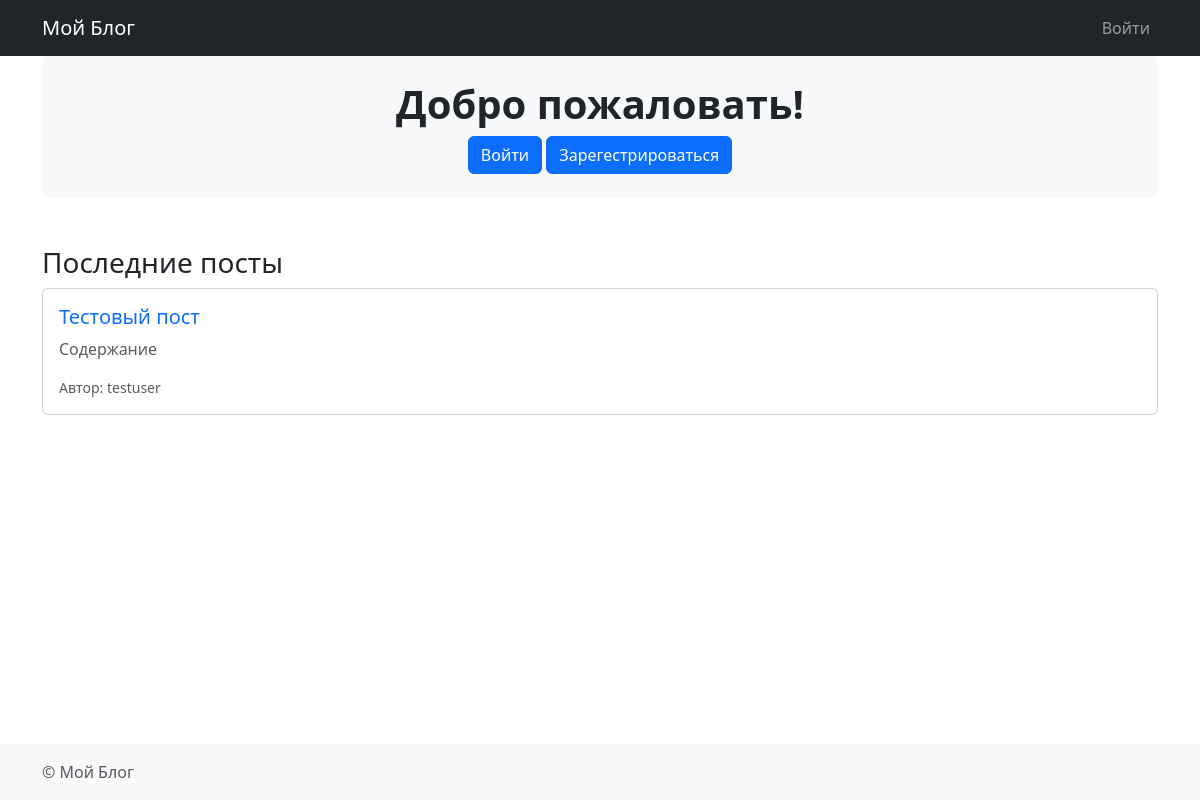
The app's page /, older data.
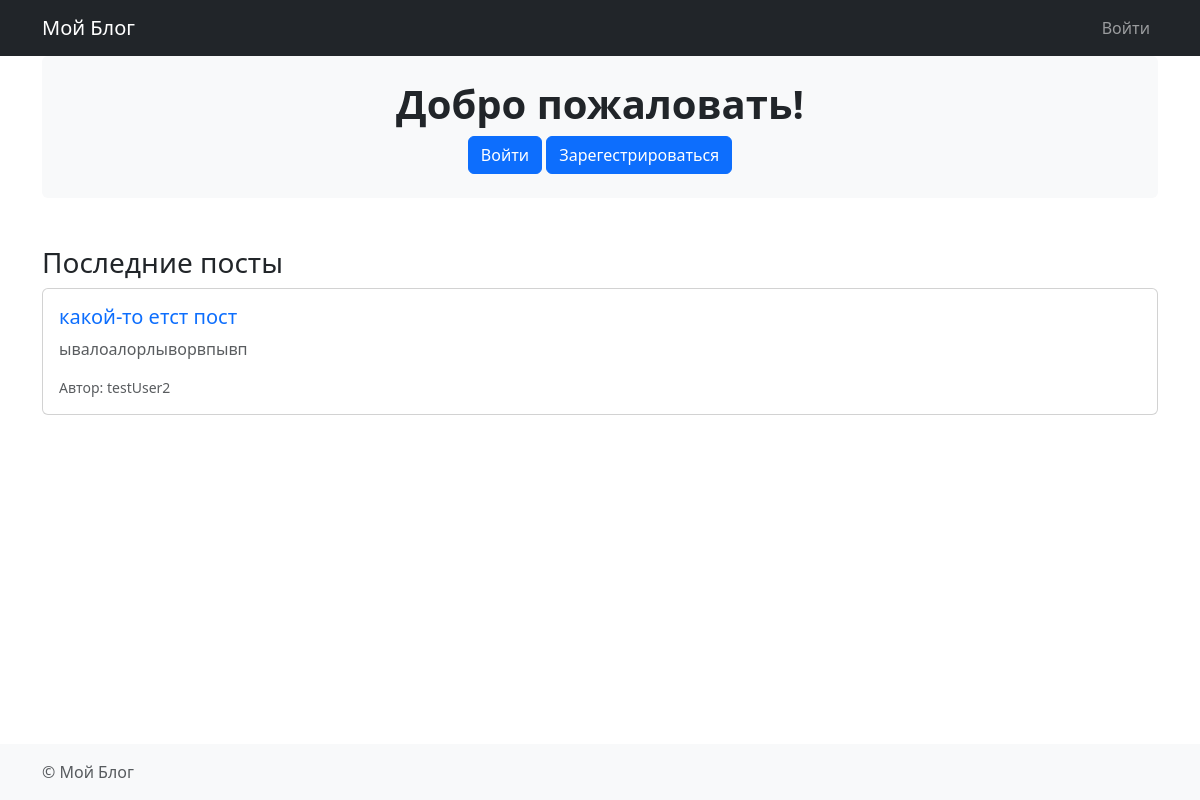
The same page, newer data.
### blog/models.py (models this page shows, shortened)
class Post(models.Model):
    title = models.CharField(max_length=200)
    content = models.TextField()
    date_posted = models.DateTimeField(default=timezone.now)
    author = models.ForeignKey(User, on_delete=models.CASCADE)
    likes = models.ManyToManyField(User, related_name='post_likes', blank=True)
    class Meta:
        ordering = ['-date_posted']

### blog/views.py (the view)
# urls.py: path('', views.HomePageView.as_view(), name='home'),
class HomePageView(ListView):
    model = Post
    template_name = 'blog/home.html'
    context_object_name = 'posts'
    paginate_by = 50
    def get_queryset(self):
        return Post.objects.all()

### blog/templates/blog/home.html (shortened to what this page needs)
{% extends 'blog/base.html' %}
{% block content %}
<div class="text-center py-4 bg-light rounded">
    <h1 class="display-6 fw-bold">Добро пожаловать!</h1>
    {% if not user.is_authenticated %}
        <a href="{% url 'login' %}" class="btn btn-primary">
            Войти
        </a>
        <a href="{% url 'register' %}" class="btn btn-primary">
            Зарегестрироваться
        </a>
    {% else %}
        <p>Сделаем вид что тут мотивирующий текст. Я просто уже устала писать представления</p>
    {% endif %}
</div>
<h3 class="mt-5">Последние посты</h3>
{% if posts %}
    {% for post in posts %}
        <div class="card mb-3">
            <div class="card-body">
                <h5 class="card-title">
                    <a href="{% url 'post_detail' post.pk %}" class="text-decoration-none">
                        {{ post.title|truncatechars:50 }}
                    </a>
                </h5>
                <p class="card-text text-muted">{{ post.content|truncatechars:150 }}</p>
                <div class="d-flex justify-content-between text-muted small">
                    <span>Автор: {{ post.author.username }}</span>
                </div>
            </div>
        </div>
    {% endfor %}
{% else %}
    <div class="container">
        Пока нет постов.
    </div>
{% endif %}
{% endblock %}

Row changes from the older to the newer data that the page shows:
changed Post: title "Тестовый пост" → "какой-то етст пост"; content "Содержание" → "ывалоалорлыворвпывп"; author.username "testuser" → "testUser2"
